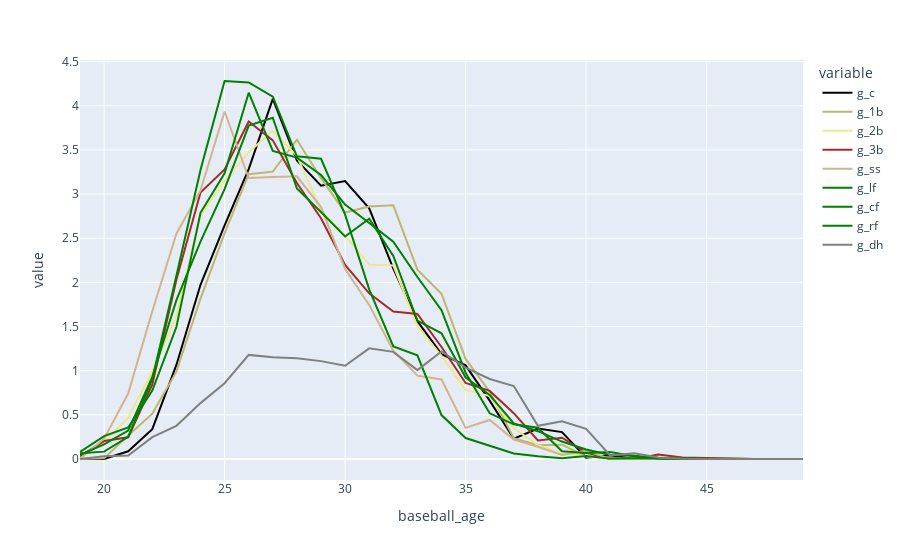

The notebook cell this image was saved under:
### Code cell
# Let's look at playing time by age

pt_by_age = yrly_games.query('2010<=year_id<2020').groupby('baseball_age')[pos_cols].sum()/10/162
px.line(pt_by_age,color_discrete_map=position_colors)

### Figure 1 — Plotly figure (JSON) as saved in the notebook; plotly's stock layout.template omitted (floating-point values rounded to 4 significant figures)
{"data": [{"hovertemplate": "variable=g_c<br>baseball_age=%{x}<br>value=%{y}<extra></extra>", "legendgroup": "g_c", "line": {"color": "black", "dash": "solid"}, "mode": "lines", "name": "g_c", "orientation": "v", "showlegend": true, "type": "scatter", "x": [19, 20, 21, 22, 23, 24, 25, 26, 27, 28, 29, 30, 31, 32, 33, 34, 35, 36, 37, 38, 39, 40, 41, 42, 43, 44, 45, 47, 49], "xaxis": "x", "y": [0, 0, 0.08765, 0.3383, 1.065, 1.973, 2.644, 3.283, 4.077, 3.38, 3.095, 3.146, 2.838, 2.157, 1.56, 1.188, 1.06, 0.6605, 0.2296, 0.3444, 0.3049, 0.01358, 0.04198, 0, 0, 0, 0, 0, 0], "yaxis": "y"}, {"hovertemplate": "variable=g_1b<br>baseball_age=%{x}<br>value=%{y}<extra></extra>", "legendgroup": "g_1b", "line": {"color": "darkkhaki", "dash": "solid"}, "mode": "lines", "name": "g_1b", "orientation": "v", "showlegend": true, "type": "scatter", "x": [19, 20, 21, 22, 23, 24, 25, 26, 27, 28, 29, 30, 31, 32, 33, 34, 35, 36, 37, 38, 39, 40, 41, 42, 43, 44, 45, 47, 49], "xaxis": "x", "y": [0, 0.007407, 0.2673, 0.513, 0.9889, 1.817, 2.556, 3.224, 3.253, 3.614, 3.18, 2.791, 2.859, 2.873, 2.143, 1.872, 1.133, 0.7611, 0.2358, 0.1556, 0.1623, 0.02716, 0.01049, 0.00679, 0.002469, 0.0006173, 0.001235, 0, 0], "yaxis": "y"}, {"hovertemplate": "variable=g_2b<br>baseball_age=%{x}<br>value=%{y}<extra></extra>", "legendgroup": "g_2b", "line": {"color": "khaki", "dash": "solid"}, "mode": "lines", "name": "g_2b", "orientation": "v", "showlegend": true, "type": "scatter", "x": [19, 20, 21, 22, 23, 24, 25, 26, 27, 28, 29, 30, 31, 32, 33, 34, 35, 36, 37, 38, 39, 40, 41, 42, 43, 44, 45, 47, 49], "xaxis": "x", "y": [0.003086, 0.1932, 0.4685, 0.9901, 1.613, 2.757, 3.153, 3.473, 3.716, 3.432, 2.811, 2.529, 2.201, 2.192, 1.501, 1.167, 0.7827, 0.713, 0.3494, 0.1574, 0.06358, 0.03272, 0, 0, 0.01173, 0.009877, 0.01481, 0, 0], "yaxis": "y"}, {"hovertemplate": "variable=g_3b<br>baseball_age=%{x}<br>value=%{y}<extra></extra>", "legendgroup": "g_3b", "line": {"color": "brown", "dash": "solid"}, "mode": "lines", "name": "g_3b", "orientation": "v", "showlegend": true, "type": "scatter", "x": [19, 20, 21, 22, 23, 24, 25, 26, 27, 28, 29, 30, 31, 32, 33, 34, 35, 36, 37, 38, 39, 40, 41, 42, 43, 44, 45, 47, 49], "xaxis": "x", "y": [0.03148, 0.2031, 0.2457, 0.8444, 2.028, 3.018, 3.278, 3.82, 3.607, 3.125, 2.726, 2.198, 1.875, 1.669, 1.641, 1.269, 0.8605, 0.771, 0.5185, 0.2099, 0.2414, 0.07284, 0, 0, 0.05123, 0.0179, 0.01111, 0, 0], "yaxis": "y"}, {"hovertemplate": "variable=g_ss<br>baseball_age=%{x}<br>value=%{y}<extra></extra>", "legendgroup": "g_ss", "line": {"color": "tan", "dash": "solid"}, "mode": "lines", "name": "g_ss", "orientation": "v", "showlegend": true, "type": "scatter", "x": [19, 20, 21, 22, 23, 24, 25, 26, 27, 28, 29, 30, 31, 32, 33, 34, 35, 36, 37, 38, 39, 40, 41, 42, 43, 44, 45, 47, 49], "xaxis": "x", "y": [0.001852, 0.2296, 0.7407, 1.672, 2.551, 3.041, 3.934, 3.181, 3.193, 3.201, 2.852, 2.152, 1.744, 1.226, 0.9438, 0.9006, 0.3525, 0.442, 0.2191, 0.1389, 0.04568, 0.09444, 0, 0, 0.005556, 0.005556, 0.006173, 0, 0], "yaxis": "y"}, {"hovertemplate": "variable=g_lf<br>baseball_age=%{x}<br>value=%{y}<extra></extra>", "legendgroup": "g_lf", "line": {"color": "green", "dash": "solid"}, "mode": "lines", "name": "g_lf", "orientation": "v", "showlegend": true, "type": "scatter", "x": [19, 20, 21, 22, 23, 24, 25, 26, 27, 28, 29, 30, 31, 32, 33, 34, 35, 36, 37, 38, 39, 40, 41, 42, 43, 44, 45, 47, 49], "xaxis": "x", "y": [0.08086, 0.2599, 0.3562, 0.7741, 1.494, 2.787, 3.234, 4.148, 3.488, 3.412, 3.215, 2.881, 2.672, 2.461, 2.06, 1.685, 0.9772, 0.5173, 0.3926, 0.3543, 0.08827, 0.06728, 0.07963, 0.03025, 0.005556, 0.00679, 0.0006173, 0, 0], "yaxis": "y"}, {"hovertemplate": "variable=g_cf<br>baseball_age=%{x}<br>value=%{y}<extra></extra>", "legendgroup": "g_cf", "line": {"color": "green", "dash": "solid"}, "mode": "lines", "name": "g_cf", "orientation": "v", "showlegend": true, "type": "scatter", "x": [19, 20, 21, 22, 23, 24, 25, 26, 27, 28, 29, 30, 31, 32, 33, 34, 35, 36, 37, 38, 39, 40, 41, 42, 43, 44, 45, 47, 49], "xaxis": "x", "y": [0.06481, 0.08333, 0.2506, 0.9056, 2.074, 3.272, 4.28, 4.264, 4.102, 3.427, 3.399, 2.767, 1.92, 1.274, 1.173, 0.4975, 0.237, 0.1488, 0.06235, 0.03025, 0.008025, 0.03519, 0.004321, 0.008642, 0.006173, 0, 0, 0, 0], "yaxis": "y"}, {"hovertemplate": "variable=g_rf<br>baseball_age=%{x}<br>value=%{y}<extra></extra>", "legendgroup": "g_rf", "line": {"color": "green", "dash": "solid"}, "mode": "lines", "name": "g_rf", "orientation": "v", "showlegend": true, "type": "scatter", "x": [19, 20, 21, 22, 23, 24, 25, 26, 27, 28, 29, 30, 31, 32, 33, 34, 35, 36, 37, 38, 39, 40, 41, 42, 43, 44, 45, 47, 49], "xaxis": "x", "y": [0.04815, 0.1648, 0.3222, 0.9296, 1.798, 2.461, 3.056, 3.775, 3.864, 3.062, 2.796, 2.519, 2.72, 2.298, 1.567, 1.423, 0.9222, 0.7247, 0.4037, 0.3148, 0.1975, 0.1068, 0.04568, 0.03704, 0.009877, 0.0006173, 0.001235, 0, 0], "yaxis": "y"}, {"hovertemplate": "variable=g_dh<br>baseball_age=%{x}<br>value=%{y}<extra></extra>", "legendgroup": "g_dh", "line": {"color": "grey", "dash": "solid"}, "mode": "lines", "name": "g_dh", "orientation": "v", "showlegend": true, "type": "scatter", "x": [19, 20, 21, 22, 23, 24, 25, 26, 27, 28, 29, 30, 31, 32, 33, 34, 35, 36, 37, 38, 39, 40, 41, 42, 43, 44, 45, 47, 49], "xaxis": "x", "y": [0.0006173, 0.03025, 0.03889, 0.2469, 0.3753, 0.6327, 0.858, 1.178, 1.152, 1.141, 1.108, 1.056, 1.252, 1.213, 1.006, 1.219, 1.035, 0.9056, 0.8259, 0.3753, 0.4259, 0.342, 0.04074, 0.06481, 0.01667, 0.003086, 0.0006173, 0, 0], "yaxis": "y"}], "layout": {"legend": {"title": {"text": "variable"}, "tracegroupgap": 0}, "margin": {"t": 60}, "xaxis": {"anchor": "y", "domain": [0, 1], "title": {"text": "baseball_age"}}, "yaxis": {"anchor": "x", "domain": [0, 1], "title": {"text": "value"}}}}
